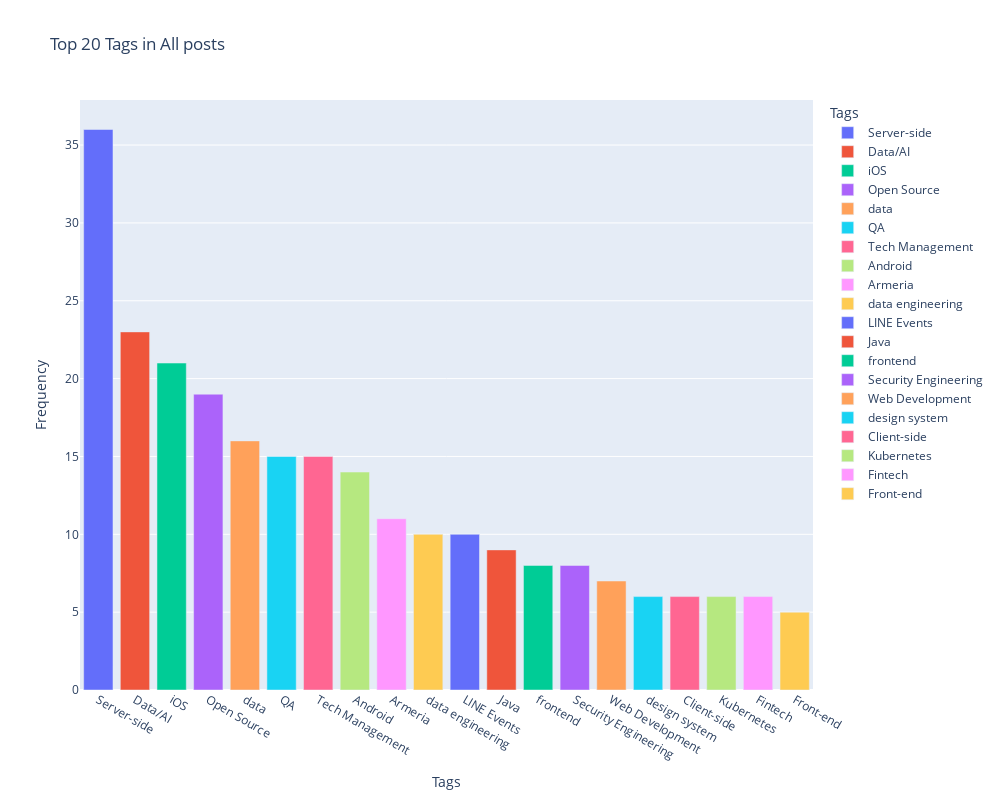

Write notebook code for a chart like this one.
### Code cell
fig = px.bar(
    tags_df,
    x='Tag',
    y='Count',
    title='Top 20 Tags in All posts',
    labels={'Count': 'Frequency', 'Tag': 'Tags'},
    color='Tag',
)
fig.update_layout(
    width = 1000,
    height = 800,
    xaxis={'categoryorder':'total descending'},
    yaxis_title='Frequency'
)
fig.show()

### Figure 1 — Plotly figure (JSON) as saved in the notebook; plotly's stock layout.template omitted (floating-point values rounded to 4 significant figures)
{"data": [{"alignmentgroup": "True", "hovertemplate": "Tags=%{x}<br>Frequency=%{y}<extra></extra>", "legendgroup": "Server-side", "marker": {"color": "#636efa", "pattern": {"shape": ""}}, "name": "Server-side", "offsetgroup": "Server-side", "orientation": "v", "showlegend": true, "textposition": "auto", "type": "bar", "x": ["Server-side"], "xaxis": "x", "y": [36], "yaxis": "y"}, {"alignmentgroup": "True", "hovertemplate": "Tags=%{x}<br>Frequency=%{y}<extra></extra>", "legendgroup": "Data/AI", "marker": {"color": "#EF553B", "pattern": {"shape": ""}}, "name": "Data/AI", "offsetgroup": "Data/AI", "orientation": "v", "showlegend": true, "textposition": "auto", "type": "bar", "x": ["Data/AI"], "xaxis": "x", "y": [23], "yaxis": "y"}, {"alignmentgroup": "True", "hovertemplate": "Tags=%{x}<br>Frequency=%{y}<extra></extra>", "legendgroup": "iOS", "marker": {"color": "#00cc96", "pattern": {"shape": ""}}, "name": "iOS", "offsetgroup": "iOS", "orientation": "v", "showlegend": true, "textposition": "auto", "type": "bar", "x": ["iOS"], "xaxis": "x", "y": [21], "yaxis": "y"}, {"alignmentgroup": "True", "hovertemplate": "Tags=%{x}<br>Frequency=%{y}<extra></extra>", "legendgroup": "Open Source", "marker": {"color": "#ab63fa", "pattern": {"shape": ""}}, "name": "Open Source", "offsetgroup": "Open Source", "orientation": "v", "showlegend": true, "textposition": "auto", "type": "bar", "x": ["Open Source"], "xaxis": "x", "y": [19], "yaxis": "y"}, {"alignmentgroup": "True", "hovertemplate": "Tags=%{x}<br>Frequency=%{y}<extra></extra>", "legendgroup": "data", "marker": {"color": "#FFA15A", "pattern": {"shape": ""}}, "name": "data", "offsetgroup": "data", "orientation": "v", "showlegend": true, "textposition": "auto", "type": "bar", "x": ["data"], "xaxis": "x", "y": [16], "yaxis": "y"}, {"alignmentgroup": "True", "hovertemplate": "Tags=%{x}<br>Frequency=%{y}<extra></extra>", "legendgroup": "QA", "marker": {"color": "#19d3f3", "pattern": {"shape": ""}}, "name": "QA", "offsetgroup": "QA", "orientation": "v", "showlegend": true, "textposition": "auto", "type": "bar", "x": ["QA"], "xaxis": "x", "y": [15], "yaxis": "y"}, {"alignmentgroup": "True", "hovertemplate": "Tags=%{x}<br>Frequency=%{y}<extra></extra>", "legendgroup": "Tech Management", "marker": {"color": "#FF6692", "pattern": {"shape": ""}}, "name": "Tech Management", "offsetgroup": "Tech Management", "orientation": "v", "showlegend": true, "textposition": "auto", "type": "bar", "x": ["Tech Management"], "xaxis": "x", "y": [15], "yaxis": "y"}, {"alignmentgroup": "True", "hovertemplate": "Tags=%{x}<br>Frequency=%{y}<extra></extra>", "legendgroup": "Android", "marker": {"color": "#B6E880", "pattern": {"shape": ""}}, "name": "Android", "offsetgroup": "Android", "orientation": "v", "showlegend": true, "textposition": "auto", "type": "bar", "x": ["Android"], "xaxis": "x", "y": [14], "yaxis": "y"}, {"alignmentgroup": "True", "hovertemplate": "Tags=%{x}<br>Frequency=%{y}<extra></extra>", "legendgroup": "Armeria", "marker": {"color": "#FF97FF", "pattern": {"shape": ""}}, "name": "Armeria", "offsetgroup": "Armeria", "orientation": "v", "showlegend": true, "textposition": "auto", "type": "bar", "x": ["Armeria"], "xaxis": "x", "y": [11], "yaxis": "y"}, {"alignmentgroup": "True", "hovertemplate": "Tags=%{x}<br>Frequency=%{y}<extra></extra>", "legendgroup": "data engineering", "marker": {"color": "#FECB52", "pattern": {"shape": ""}}, "name": "data engineering", "offsetgroup": "data engineering", "orientation": "v", "showlegend": true, "textposition": "auto", "type": "bar", "x": ["data engineering"], "xaxis": "x", "y": [10], "yaxis": "y"}, {"alignmentgroup": "True", "hovertemplate": "Tags=%{x}<br>Frequency=%{y}<extra></extra>", "legendgroup": "LINE Events", "marker": {"color": "#636efa", "pattern": {"shape": ""}}, "name": "LINE Events", "offsetgroup": "LINE Events", "orientation": "v", "showlegend": true, "textposition": "auto", "type": "bar", "x": ["LINE Events"], "xaxis": "x", "y": [10], "yaxis": "y"}, {"alignmentgroup": "True", "hovertemplate": "Tags=%{x}<br>Frequency=%{y}<extra></extra>", "legendgroup": "Java", "marker": {"color": "#EF553B", "pattern": {"shape": ""}}, "name": "Java", "offsetgroup": "Java", "orientation": "v", "showlegend": true, "textposition": "auto", "type": "bar", "x": ["Java"], "xaxis": "x", "y": [9], "yaxis": "y"}, {"alignmentgroup": "True", "hovertemplate": "Tags=%{x}<br>Frequency=%{y}<extra></extra>", "legendgroup": "frontend", "marker": {"color": "#00cc96", "pattern": {"shape": ""}}, "name": "frontend", "offsetgroup": "frontend", "orientation": "v", "showlegend": true, "textposition": "auto", "type": "bar", "x": ["frontend"], "xaxis": "x", "y": [8], "yaxis": "y"}, {"alignmentgroup": "True", "hovertemplate": "Tags=%{x}<br>Frequency=%{y}<extra></extra>", "legendgroup": "Security Engineering", "marker": {"color": "#ab63fa", "pattern": {"shape": ""}}, "name": "Security Engineering", "offsetgroup": "Security Engineering", "orientation": "v", "showlegend": true, "textposition": "auto", "type": "bar", "x": ["Security Engineering"], "xaxis": "x", "y": [8], "yaxis": "y"}, {"alignmentgroup": "True", "hovertemplate": "Tags=%{x}<br>Frequency=%{y}<extra></extra>", "legendgroup": "Web Development", "marker": {"color": "#FFA15A", "pattern": {"shape": ""}}, "name": "Web Development", "offsetgroup": "Web Development", "orientation": "v", "showlegend": true, "textposition": "auto", "type": "bar", "x": ["Web Development"], "xaxis": "x", "y": [7], "yaxis": "y"}, {"alignmentgroup": "True", "hovertemplate": "Tags=%{x}<br>Frequency=%{y}<extra></extra>", "legendgroup": "design system", "marker": {"color": "#19d3f3", "pattern": {"shape": ""}}, "name": "design system", "offsetgroup": "design system", "orientation": "v", "showlegend": true, "textposition": "auto", "type": "bar", "x": ["design system"], "xaxis": "x", "y": [6], "yaxis": "y"}, {"alignmentgroup": "True", "hovertemplate": "Tags=%{x}<br>Frequency=%{y}<extra></extra>", "legendgroup": "Client-side", "marker": {"color": "#FF6692", "pattern": {"shape": ""}}, "name": "Client-side", "offsetgroup": "Client-side", "orientation": "v", "showlegend": true, "textposition": "auto", "type": "bar", "x": ["Client-side"], "xaxis": "x", "y": [6], "yaxis": "y"}, {"alignmentgroup": "True", "hovertemplate": "Tags=%{x}<br>Frequency=%{y}<extra></extra>", "legendgroup": "Kubernetes", "marker": {"color": "#B6E880", "pattern": {"shape": ""}}, "name": "Kubernetes", "offsetgroup": "Kubernetes", "orientation": "v", "showlegend": true, "textposition": "auto", "type": "bar", "x": ["Kubernetes"], "xaxis": "x", "y": [6], "yaxis": "y"}, {"alignmentgroup": "True", "hovertemplate": "Tags=%{x}<br>Frequency=%{y}<extra></extra>", "legendgroup": "Fintech", "marker": {"color": "#FF97FF", "pattern": {"shape": ""}}, "name": "Fintech", "offsetgroup": "Fintech", "orientation": "v", "showlegend": true, "textposition": "auto", "type": "bar", "x": ["Fintech"], "xaxis": "x", "y": [6], "yaxis": "y"}, {"alignmentgroup": "True", "hovertemplate": "Tags=%{x}<br>Frequency=%{y}<extra></extra>", "legendgroup": "Front-end", "marker": {"color": "#FECB52", "pattern": {"shape": ""}}, "name": "Front-end", "offsetgroup": "Front-end", "orientation": "v", "showlegend": true, "textposition": "auto", "type": "bar", "x": ["Front-end"], "xaxis": "x", "y": [5], "yaxis": "y"}], "layout": {"barmode": "relative", "height": 800, "legend": {"title": {"text": "Tags"}, "tracegroupgap": 0}, "title": {"text": "Top 20 Tags in All posts"}, "width": 1000, "xaxis": {"anchor": "y", "categoryarray": ["Server-side", "Data/AI", "iOS", "Open Source", "data", "QA", "Tech Management", "Android", "Armeria", "data engineering", "LINE Events", "Java", "frontend", "Security Engineering", "Web Development", "design system", "Client-side", "Kubernetes", "Fintech", "Front-end"], "categoryorder": "total descending", "domain": [0, 1], "title": {"text": "Tags"}}, "yaxis": {"anchor": "x", "domain": [0, 1], "title": {"text": "Frequency"}}}}
